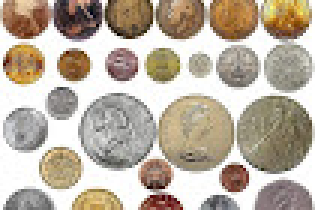
#> input picture img1.jpeg, 105 x 70 px (shown 3 times larger)
$ python -i trabalho2.py   (imports and definitions only)
#> lines starting #> are read from the running program, lines starting #| are printed output that depends on the picture
#> further down, picture is the input picture: shape (70, 105, 3); mean B, G, R 161.2, 176.2, 187.6
import cv2
import numpy
import argparse
import collections
import random

# Questão 1

# [145 lines left out: functions filtragemFrequencia, erosao, dilatacao, limiarizacaoMediaMovel, crescimentoDeRegiao, not called in this run]

# Questão 5

def limiarizacao(imagem, limiar):
    imagem_limiarizada = numpy.where(imagem > limiar, 255, 0).astype(numpy.uint8)
    return imagem_limiarizada

# [40 lines left out: functions crescimento_de_regiao, rotular_regioes, not called in this run]

def mapeamento_cores(num_rotulos):
    numpy.random.seed(42)
    return numpy.random.randint(0, 256, size=(num_rotulos, 3), dtype = numpy.uint8)

# [69 lines left out: functions convolucao, aplicar_abertura_manual, watershed, not called in this run]

# Questão 6
def desfoqueGaussiano(imagem, tamanho_kernel):
#> called with tamanho_kernel = 5
    kernel = numpy.outer(
        numpy.exp(-numpy.linspace(-1, 1, tamanho_kernel) ** 2),
        numpy.exp(-numpy.linspace(-1, 1, tamanho_kernel) ** 2)
    )
    kernel /= kernel.sum()

    suavizada = cv2.filter2D(imagem, -1, kernel)
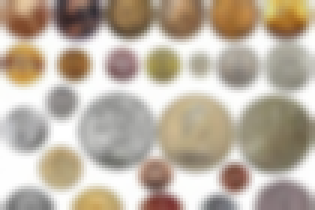
#> suavizada: shape (70, 105, 3) (shown 3 times larger); mean B, G, R 160.8, 175.9, 187.4
    return suavizada.astype(numpy.uint8)

def gradiente(imagem):
    kernel_x = numpy.array([[-1, 0, 1], [-2, 0, 2], [-1, 0, 1]])
    kernel_y = numpy.array([[1, 2, 1], [0, 0, 0], [-1, -2, -1]])

    gradiente_x = cv2.filter2D(imagem, -1, kernel_x)
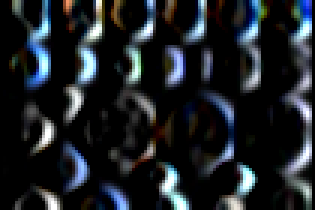
#> gradiente_x: shape (70, 105, 3) (shown 3 times larger); mean B, G, R 38.7, 34.4, 30
    gradiente_y = cv2.filter2D(imagem, -1, kernel_y)
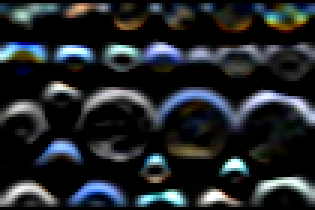
#> gradiente_y: shape (70, 105, 3) (shown 3 times larger); mean B, G, R 42.3, 38.8, 34.5

    magnitude_gradiente = numpy.sqrt(gradiente_x ** 2 + gradiente_y ** 2)
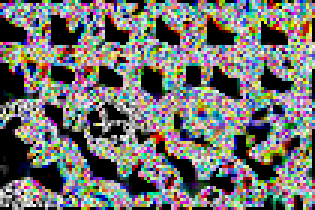
#> magnitude_gradiente: shape (70, 105, 3) float16 (shown 3 times larger); mean B, G, R 6.87, 7.08, 7.08; drawn with min black and max white
    angulo_gradiente = numpy.arctan2(gradiente_y, gradiente_x)
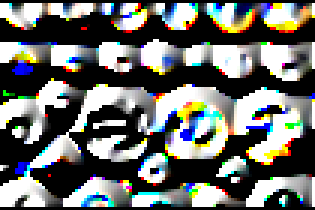
#> angulo_gradiente: shape (70, 105, 3) float16 (shown 3 times larger); mean B, G, R 0.669, 0.689, 0.674; drawn with min black and max white

    return magnitude_gradiente, angulo_gradiente

def supressao(magnitude_gradiente, angulo_gradiente):

    suprimida = numpy.zeros_like(magnitude_gradiente)
    direcoes = numpy.rad2deg(angulo_gradiente) % 180

    for i in range(1, magnitude_gradiente.shape[0] - 1):
        for j in range(1, magnitude_gradiente.shape[1] - 1):
            direcao = direcoes[i, j]
            if direcao == 0:
                suprimida[i, j] = (magnitude_gradiente[i, j] >= magnitude_gradiente[i, j + 1]) and \
                                  (magnitude_gradiente[i, j] >= magnitude_gradiente[i, j - 1])
            elif direcao == 45:
                suprimida[i, j] = (magnitude_gradiente[i, j] >= magnitude_gradiente[i - 1, j + 1]) and \
                                  (magnitude_gradiente[i, j] >= magnitude_gradiente[i + 1, j - 1])
            elif direcao == 90:
                suprimida[i, j] = (magnitude_gradiente[i, j] >= magnitude_gradiente[i - 1, j]) and \
                                  (magnitude_gradiente[i, j] >= magnitude_gradiente[i + 1, j])
            elif direcao == 135:
                suprimida[i, j] = (magnitude_gradiente[i, j] >= magnitude_gradiente[i - 1, j - 1]) and \
                                  (magnitude_gradiente[i, j] >= magnitude_gradiente[i + 1, j + 1])
#> suprimida: shape (70, 105, 3) float16; every value is 0

    return suprimida * magnitude_gradiente

# [25 lines left out: function limiarOtsu, not called in this run]


def canny(imagem):
    suavizada = desfoqueGaussiano(imagem, tamanho_kernel=5)
    gradientes, angulos = gradiente(suavizada)
    suprimida = supressao(gradientes, angulos)
    bordas = limiarOtsu(suprimida)

    return bordas


# [40 lines left out: function houghLinhas, not called in this run]

# [62 lines not run here, left out]

>>> import cv2
>>> picture = cv2.imread('img1.jpeg')
#> (the run stopped early here; a loop or call above may not have finished)
